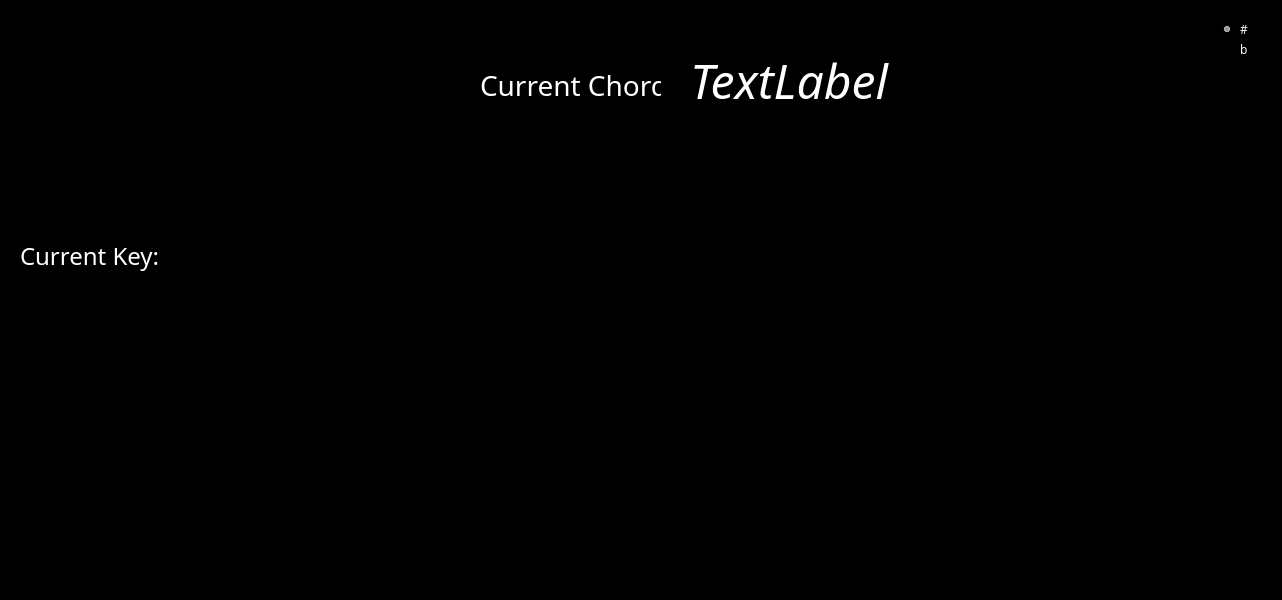
<?xml version="1.0" encoding="UTF-8"?>
<ui version="4.0">
 <class>MainWindow</class>
 <widget class="QMainWindow" name="MainWindow">
  <property name="geometry">
   <rect>
    <x>0</x>
    <y>0</y>
    <width>1282</width>
    <height>600</height>
   </rect>
  </property>
  <property name="windowTitle">
   <string>MainWindow</string>
  </property>
  <property name="styleSheet">
   <string notr="true">background-color:black</string>
  </property>
  <widget class="QWidget" name="centralwidget">
   <widget class="QLabel" name="label">
    <property name="geometry">
     <rect>
      <x>690</x>
      <y>-10</y>
      <width>301</width>
      <height>181</height>
     </rect>
    </property>
    <property name="font">
     <font>
      <family>Bodoni MT</family>
      <pointsize>36</pointsize>
      <italic>true</italic>
     </font>
    </property>
    <property name="styleSheet">
     <string notr="true">color:white</string>
    </property>
    <property name="text">
     <string>TextLabel</string>
    </property>
   </widget>
   <widget class="QRadioButton" name="radioButton">
    <property name="geometry">
     <rect>
      <x>1220</x>
      <y>20</y>
      <width>84</width>
      <height>19</height>
     </rect>
    </property>
    <property name="font">
     <font>
      <family>Bodoni MT</family>
     </font>
    </property>
    <property name="styleSheet">
     <string notr="true">color:white</string>
    </property>
    <property name="text">
     <string>#</string>
    </property>
    <property name="checked">
     <bool>true</bool>
    </property>
   </widget>
   <widget class="QRadioButton" name="radioButton_2">
    <property name="geometry">
     <rect>
      <x>1220</x>
      <y>40</y>
      <width>84</width>
      <height>19</height>
     </rect>
    </property>
    <property name="font">
     <font>
      <family>Bodoni MT</family>
     </font>
    </property>
    <property name="styleSheet">
     <string notr="true">color:white</string>
    </property>
    <property name="text">
     <string>b</string>
    </property>
   </widget>
   <widget class="QLabel" name="label_2">
    <property name="geometry">
     <rect>
      <x>210</x>
      <y>380</y>
      <width>51</width>
      <height>181</height>
     </rect>
    </property>
    <property name="text">
     <string/>
    </property>
    <property name="pixmap">
     <pixmap>key/key1_u.png</pixmap>
    </property>
    <property name="scaledContents">
     <bool>true</bool>
    </property>
    <property name="alignment">
     <set>Qt::AlignLeading|Qt::AlignLeft|Qt::AlignVCenter</set>
    </property>
   </widget>
   <widget class="Line" name="line">
    <property name="geometry">
     <rect>
      <x>10</x>
      <y>540</y>
      <width>151</width>
      <height>16</height>
     </rect>
    </property>
    <property name="orientation">
     <enum>Qt::Horizontal</enum>
    </property>
   </widget>
   <widget class="Line" name="line_2">
    <property name="geometry">
     <rect>
      <x>180</x>
      <y>280</y>
      <width>20</width>
      <height>271</height>
     </rect>
    </property>
    <property name="orientation">
     <enum>Qt::Vertical</enum>
    </property>
   </widget>
   <widget class="Line" name="line_3">
    <property name="geometry">
     <rect>
      <x>10</x>
      <y>270</y>
      <width>151</width>
      <height>16</height>
     </rect>
    </property>
    <property name="styleSheet">
     <string notr="true">color:white</string>
    </property>
    <property name="orientation">
     <enum>Qt::Horizontal</enum>
    </property>
   </widget>
   <widget class="Line" name="line_4">
    <property name="geometry">
     <rect>
      <x>0</x>
      <y>280</y>
      <width>20</width>
      <height>271</height>
     </rect>
    </property>
    <property name="orientation">
     <enum>Qt::Vertical</enum>
    </property>
   </widget>
   <widget class="Line" name="line_5">
    <property name="geometry">
     <rect>
      <x>680</x>
      <y>120</y>
      <width>281</width>
      <height>16</height>
     </rect>
    </property>
    <property name="orientation">
     <enum>Qt::Horizontal</enum>
    </property>
   </widget>
   <widget class="Line" name="line_6">
    <property name="geometry">
     <rect>
      <x>670</x>
      <y>40</y>
      <width>20</width>
      <height>91</height>
     </rect>
    </property>
    <property name="orientation">
     <enum>Qt::Vertical</enum>
    </property>
   </widget>
   <widget class="Line" name="line_7">
    <property name="geometry">
     <rect>
      <x>680</x>
      <y>30</y>
      <width>281</width>
      <height>16</height>
     </rect>
    </property>
    <property name="styleSheet">
     <string notr="true">color:white</string>
    </property>
    <property name="orientation">
     <enum>Qt::Horizontal</enum>
    </property>
   </widget>
   <widget class="Line" name="line_8">
    <property name="geometry">
     <rect>
      <x>950</x>
      <y>40</y>
      <width>20</width>
      <height>91</height>
     </rect>
    </property>
    <property name="orientation">
     <enum>Qt::Vertical</enum>
    </property>
   </widget>
   <widget class="QLabel" name="label_38">
    <property name="geometry">
     <rect>
      <x>480</x>
      <y>70</y>
      <width>181</width>
      <height>31</height>
     </rect>
    </property>
    <property name="font">
     <font>
      <family>Bodoni MT</family>
      <pointsize>21</pointsize>
     </font>
    </property>
    <property name="styleSheet">
     <string notr="true">color:white</string>
    </property>
    <property name="text">
     <string>Current Chord:</string>
    </property>
   </widget>
   <widget class="QLabel" name="label_39">
    <property name="geometry">
     <rect>
      <x>20</x>
      <y>240</y>
      <width>261</width>
      <height>31</height>
     </rect>
    </property>
    <property name="font">
     <font>
      <family>Bodoni MT</family>
      <pointsize>18</pointsize>
     </font>
    </property>
    <property name="styleSheet">
     <string notr="true">color:white</string>
    </property>
    <property name="text">
     <string>Current Key:</string>
    </property>
   </widget>
   <widget class="QLabel" name="label_3">
    <property name="geometry">
     <rect>
      <x>260</x>
      <y>380</y>
      <width>51</width>
      <height>181</height>
     </rect>
    </property>
    <property name="text">
     <string/>
    </property>
    <property name="pixmap">
     <pixmap>key/key2_u.png</pixmap>
    </property>
    <property name="scaledContents">
     <bool>true</bool>
    </property>
    <property name="alignment">
     <set>Qt::AlignLeading|Qt::AlignLeft|Qt::AlignVCenter</set>
    </property>
   </widget>
   <widget class="QLabel" name="label_4">
    <property name="geometry">
     <rect>
      <x>310</x>
      <y>380</y>
      <width>51</width>
      <height>181</height>
     </rect>
    </property>
    <property name="text">
     <string/>
    </property>
    <property name="pixmap">
     <pixmap>key/key3_u.png</pixmap>
    </property>
    <property name="scaledContents">
     <bool>true</bool>
    </property>
    <property name="alignment">
     <set>Qt::AlignLeading|Qt::AlignLeft|Qt::AlignVCenter</set>
    </property>
   </widget>
   <widget class="QLabel" name="label_5">
    <property name="geometry">
     <rect>
      <x>360</x>
      <y>380</y>
      <width>51</width>
      <height>181</height>
     </rect>
    </property>
    <property name="text">
     <string/>
    </property>
    <property name="pixmap">
     <pixmap>key/key1_u.png</pixmap>
    </property>
    <property name="scaledContents">
     <bool>true</bool>
    </property>
    <property name="alignment">
     <set>Qt::AlignLeading|Qt::AlignLeft|Qt::AlignVCenter</set>
    </property>
   </widget>
   <widget class="QLabel" name="label_6">
    <property name="geometry">
     <rect>
      <x>410</x>
      <y>380</y>
      <width>51</width>
      <height>181</height>
     </rect>
    </property>
    <property name="text">
     <string/>
    </property>
    <property name="pixmap">
     <pixmap>key/key2_u.png</pixmap>
    </property>
    <property name="scaledContents">
     <bool>true</bool>
    </property>
    <property name="alignment">
     <set>Qt::AlignLeading|Qt::AlignLeft|Qt::AlignVCenter</set>
    </property>
   </widget>
   <widget class="QLabel" name="label_7">
    <property name="geometry">
     <rect>
      <x>460</x>
      <y>380</y>
      <width>51</width>
      <height>181</height>
     </rect>
    </property>
    <property name="text">
     <string/>
    </property>
    <property name="pixmap">
     <pixmap>key/key2_u.png</pixmap>
    </property>
    <property name="scaledContents">
     <bool>true</bool>
    </property>
    <property name="alignment">
     <set>Qt::AlignLeading|Qt::AlignLeft|Qt::AlignVCenter</set>
    </property>
   </widget>
   <widget class="QLabel" name="label_8">
    <property name="geometry">
     <rect>
      <x>510</x>
      <y>380</y>
      <width>51</width>
      <height>181</height>
     </rect>
    </property>
    <property name="text">
     <string/>
    </property>
    <property name="pixmap">
     <pixmap>key/key3_u.png</pixmap>
    </property>
    <property name="scaledContents">
     <bool>true</bool>
    </property>
    <property name="alignment">
     <set>Qt::AlignLeading|Qt::AlignLeft|Qt::AlignVCenter</set>
    </property>
   </widget>
   <widget class="QLabel" name="label_9">
    <property name="geometry">
     <rect>
      <x>660</x>
      <y>380</y>
      <width>51</width>
      <height>181</height>
     </rect>
    </property>
    <property name="text">
     <string/>
    </property>
    <property name="pixmap">
     <pixmap>key/key3_u.png</pixmap>
    </property>
    <property name="scaledContents">
     <bool>true</bool>
    </property>
    <property name="alignment">
     <set>Qt::AlignLeading|Qt::AlignLeft|Qt::AlignVCenter</set>
    </property>
   </widget>
   <widget class="QLabel" name="label_10">
    <property name="geometry">
     <rect>
      <x>810</x>
      <y>380</y>
      <width>51</width>
      <height>181</height>
     </rect>
    </property>
    <property name="text">
     <string/>
    </property>
    <property name="pixmap">
     <pixmap>key/key2_u.png</pixmap>
    </property>
    <property name="scaledContents">
     <bool>true</bool>
    </property>
    <property name="alignment">
     <set>Qt::AlignLeading|Qt::AlignLeft|Qt::AlignVCenter</set>
    </property>
   </widget>
   <widget class="QLabel" name="label_11">
    <property name="geometry">
     <rect>
      <x>560</x>
      <y>380</y>
      <width>51</width>
      <height>181</height>
     </rect>
    </property>
    <property name="text">
     <string/>
    </property>
    <property name="pixmap">
     <pixmap>key/key1_u.png</pixmap>
    </property>
    <property name="scaledContents">
     <bool>true</bool>
    </property>
    <property name="alignment">
     <set>Qt::AlignLeading|Qt::AlignLeft|Qt::AlignVCenter</set>
    </property>
   </widget>
   <widget class="QLabel" name="label_12">
    <property name="geometry">
     <rect>
      <x>760</x>
      <y>380</y>
      <width>51</width>
      <height>181</height>
     </rect>
    </property>
    <property name="text">
     <string/>
    </property>
    <property name="pixmap">
     <pixmap>key/key2_u.png</pixmap>
    </property>
    <property name="scaledContents">
     <bool>true</bool>
    </property>
    <property name="alignment">
     <set>Qt::AlignLeading|Qt::AlignLeft|Qt::AlignVCenter</set>
    </property>
   </widget>
   <widget class="QLabel" name="label_13">
    <property name="geometry">
     <rect>
      <x>860</x>
      <y>380</y>
      <width>51</width>
      <height>181</height>
     </rect>
    </property>
    <property name="text">
     <string/>
    </property>
    <property name="pixmap">
     <pixmap>key/key3_u.png</pixmap>
    </property>
    <property name="scaledContents">
     <bool>true</bool>
    </property>
    <property name="alignment">
     <set>Qt::AlignLeading|Qt::AlignLeft|Qt::AlignVCenter</set>
    </property>
   </widget>
   <widget class="QLabel" name="label_14">
    <property name="geometry">
     <rect>
      <x>610</x>
      <y>380</y>
      <width>51</width>
      <height>181</height>
     </rect>
    </property>
    <property name="text">
     <string/>
    </property>
    <property name="pixmap">
     <pixmap>key/key2_u.png</pixmap>
    </property>
    <property name="scaledContents">
     <bool>true</bool>
    </property>
    <property name="alignment">
     <set>Qt::AlignLeading|Qt::AlignLeft|Qt::AlignVCenter</set>
    </property>
   </widget>
   <widget class="QLabel" name="label_15">
    <property name="geometry">
     <rect>
      <x>710</x>
      <y>380</y>
      <width>51</width>
      <height>181</height>
     </rect>
    </property>
    <property name="text">
     <string/>
    </property>
    <property name="pixmap">
     <pixmap>key/key1_u.png</pixmap>
    </property>
    <property name="scaledContents">
     <bool>true</bool>
    </property>
    <property name="alignment">
     <set>Qt::AlignLeading|Qt::AlignLeft|Qt::AlignVCenter</set>
    </property>
   </widget>
   <widget class="QLabel" name="label_16">
    <property name="geometry">
     <rect>
      <x>1160</x>
      <y>380</y>
      <width>51</width>
      <height>181</height>
     </rect>
    </property>
    <property name="text">
     <string/>
    </property>
    <property name="pixmap">
     <pixmap>key/key2_u.png</pixmap>
    </property>
    <property name="scaledContents">
     <bool>true</bool>
    </property>
    <property name="alignment">
     <set>Qt::AlignLeading|Qt::AlignLeft|Qt::AlignVCenter</set>
    </property>
   </widget>
   <widget class="QLabel" name="label_17">
    <property name="geometry">
     <rect>
      <x>1060</x>
      <y>380</y>
      <width>51</width>
      <height>181</height>
     </rect>
    </property>
    <property name="text">
     <string/>
    </property>
    <property name="pixmap">
     <pixmap>key/key1_u.png</pixmap>
    </property>
    <property name="scaledContents">
     <bool>true</bool>
    </property>
    <property name="alignment">
     <set>Qt::AlignLeading|Qt::AlignLeft|Qt::AlignVCenter</set>
    </property>
   </widget>
   <widget class="QLabel" name="label_18">
    <property name="geometry">
     <rect>
      <x>1210</x>
      <y>380</y>
      <width>51</width>
      <height>181</height>
     </rect>
    </property>
    <property name="text">
     <string/>
    </property>
    <property name="pixmap">
     <pixmap>key/key3_u.png</pixmap>
    </property>
    <property name="scaledContents">
     <bool>true</bool>
    </property>
    <property name="alignment">
     <set>Qt::AlignLeading|Qt::AlignLeft|Qt::AlignVCenter</set>
    </property>
   </widget>
   <widget class="QLabel" name="label_19">
    <property name="geometry">
     <rect>
      <x>910</x>
      <y>380</y>
      <width>51</width>
      <height>181</height>
     </rect>
    </property>
    <property name="text">
     <string/>
    </property>
    <property name="pixmap">
     <pixmap>key/key1_u.png</pixmap>
    </property>
    <property name="scaledContents">
     <bool>true</bool>
    </property>
    <property name="alignment">
     <set>Qt::AlignLeading|Qt::AlignLeft|Qt::AlignVCenter</set>
    </property>
   </widget>
   <widget class="QLabel" name="label_20">
    <property name="geometry">
     <rect>
      <x>1010</x>
      <y>380</y>
      <width>51</width>
      <height>181</height>
     </rect>
    </property>
    <property name="text">
     <string/>
    </property>
    <property name="pixmap">
     <pixmap>key/key3_u.png</pixmap>
    </property>
    <property name="scaledContents">
     <bool>true</bool>
    </property>
    <property name="alignment">
     <set>Qt::AlignLeading|Qt::AlignLeft|Qt::AlignVCenter</set>
    </property>
   </widget>
   <widget class="QLabel" name="label_21">
    <property name="geometry">
     <rect>
      <x>1110</x>
      <y>380</y>
      <width>51</width>
      <height>181</height>
     </rect>
    </property>
    <property name="text">
     <string/>
    </property>
    <property name="pixmap">
     <pixmap>key/key2_u.png</pixmap>
    </property>
    <property name="scaledContents">
     <bool>true</bool>
    </property>
    <property name="alignment">
     <set>Qt::AlignLeading|Qt::AlignLeft|Qt::AlignVCenter</set>
    </property>
   </widget>
   <widget class="QLabel" name="label_22">
    <property name="geometry">
     <rect>
      <x>960</x>
      <y>380</y>
      <width>51</width>
      <height>181</height>
     </rect>
    </property>
    <property name="text">
     <string/>
    </property>
    <property name="pixmap">
     <pixmap>key/key2_u.png</pixmap>
    </property>
    <property name="scaledContents">
     <bool>true</bool>
    </property>
    <property name="alignment">
     <set>Qt::AlignLeading|Qt::AlignLeft|Qt::AlignVCenter</set>
    </property>
   </widget>
   <widget class="QLabel" name="label_23">
    <property name="geometry">
     <rect>
      <x>250</x>
      <y>380</y>
      <width>21</width>
      <height>101</height>
     </rect>
    </property>
    <property name="text">
     <string/>
    </property>
    <property name="pixmap">
     <pixmap>key/keyb_u.png</pixmap>
    </property>
    <property name="scaledContents">
     <bool>true</bool>
    </property>
    <property name="alignment">
     <set>Qt::AlignLeading|Qt::AlignLeft|Qt::AlignVCenter</set>
    </property>
   </widget>
   <widget class="QLabel" name="label_24">
    <property name="geometry">
     <rect>
      <x>300</x>
      <y>380</y>
      <width>21</width>
      <height>101</height>
     </rect>
    </property>
    <property name="text">
     <string/>
    </property>
    <property name="pixmap">
     <pixmap>key/keyb_u.png</pixmap>
    </property>
    <property name="scaledContents">
     <bool>true</bool>
    </property>
    <property name="alignment">
     <set>Qt::AlignLeading|Qt::AlignLeft|Qt::AlignVCenter</set>
    </property>
   </widget>
   <widget class="QLabel" name="label_25">
    <property name="geometry">
     <rect>
      <x>400</x>
      <y>380</y>
      <width>21</width>
      <height>101</height>
     </rect>
    </property>
    <property name="text">
     <string/>
    </property>
    <property name="pixmap">
     <pixmap>key/keyb_u.png</pixmap>
    </property>
    <property name="scaledContents">
     <bool>true</bool>
    </property>
    <property name="alignment">
     <set>Qt::AlignLeading|Qt::AlignLeft|Qt::AlignVCenter</set>
    </property>
   </widget>
   <widget class="QLabel" name="label_26">
    <property name="geometry">
     <rect>
      <x>450</x>
      <y>380</y>
      <width>21</width>
      <height>101</height>
     </rect>
    </property>
    <property name="text">
     <string/>
    </property>
    <property name="pixmap">
     <pixmap>key/keyb_u.png</pixmap>
    </property>
    <property name="scaledContents">
     <bool>true</bool>
    </property>
    <property name="alignment">
     <set>Qt::AlignLeading|Qt::AlignLeft|Qt::AlignVCenter</set>
    </property>
   </widget>
   <widget class="QLabel" name="label_27">
    <property name="geometry">
     <rect>
      <x>500</x>
      <y>380</y>
      <width>21</width>
      <height>101</height>
     </rect>
    </property>
    <property name="text">
     <string/>
    </property>
    <property name="pixmap">
     <pixmap>key/keyb_u.png</pixmap>
    </property>
    <property name="scaledContents">
     <bool>true</bool>
    </property>
    <property name="alignment">
     <set>Qt::AlignLeading|Qt::AlignLeft|Qt::AlignVCenter</set>
    </property>
   </widget>
   <widget class="QLabel" name="label_28">
    <property name="geometry">
     <rect>
      <x>800</x>
      <y>380</y>
      <width>21</width>
      <height>101</height>
     </rect>
    </property>
    <property name="text">
     <string/>
    </property>
    <property name="pixmap">
     <pixmap>key/keyb_u.png</pixmap>
    </property>
    <property name="scaledContents">
     <bool>true</bool>
    </property>
    <property name="alignment">
     <set>Qt::AlignLeading|Qt::AlignLeft|Qt::AlignVCenter</set>
    </property>
   </widget>
   <widget class="QLabel" name="label_29">
    <property name="geometry">
     <rect>
      <x>650</x>
      <y>380</y>
      <width>21</width>
      <height>101</height>
     </rect>
    </property>
    <property name="text">
     <string/>
    </property>
    <property name="pixmap">
     <pixmap>key/keyb_u.png</pixmap>
    </property>
    <property name="scaledContents">
     <bool>true</bool>
    </property>
    <property name="alignment">
     <set>Qt::AlignLeading|Qt::AlignLeft|Qt::AlignVCenter</set>
    </property>
   </widget>
   <widget class="QLabel" name="label_30">
    <property name="geometry">
     <rect>
      <x>600</x>
      <y>380</y>
      <width>21</width>
      <height>101</height>
     </rect>
    </property>
    <property name="text">
     <string/>
    </property>
    <property name="pixmap">
     <pixmap>key/keyb_u.png</pixmap>
    </property>
    <property name="scaledContents">
     <bool>true</bool>
    </property>
    <property name="alignment">
     <set>Qt::AlignLeading|Qt::AlignLeft|Qt::AlignVCenter</set>
    </property>
   </widget>
   <widget class="QLabel" name="label_31">
    <property name="geometry">
     <rect>
      <x>750</x>
      <y>380</y>
      <width>21</width>
      <height>101</height>
     </rect>
    </property>
    <property name="text">
     <string/>
    </property>
    <property name="pixmap">
     <pixmap>key/keyb_u.png</pixmap>
    </property>
    <property name="scaledContents">
     <bool>true</bool>
    </property>
    <property name="alignment">
     <set>Qt::AlignLeading|Qt::AlignLeft|Qt::AlignVCenter</set>
    </property>
   </widget>
   <widget class="QLabel" name="label_32">
    <property name="geometry">
     <rect>
      <x>850</x>
      <y>380</y>
      <width>21</width>
      <height>101</height>
     </rect>
    </property>
    <property name="text">
     <string/>
    </property>
    <property name="pixmap">
     <pixmap>key/keyb_u.png</pixmap>
    </property>
    <property name="scaledContents">
     <bool>true</bool>
    </property>
    <property name="alignment">
     <set>Qt::AlignLeading|Qt::AlignLeft|Qt::AlignVCenter</set>
    </property>
   </widget>
   <widget class="QLabel" name="label_33">
    <property name="geometry">
     <rect>
      <x>1150</x>
      <y>380</y>
      <width>21</width>
      <height>101</height>
     </rect>
    </property>
    <property name="text">
     <string/>
    </property>
    <property name="pixmap">
     <pixmap>key/keyb_u.png</pixmap>
    </property>
    <property name="scaledContents">
     <bool>true</bool>
    </property>
    <property name="alignment">
     <set>Qt::AlignLeading|Qt::AlignLeft|Qt::AlignVCenter</set>
    </property>
   </widget>
   <widget class="QLabel" name="label_34">
    <property name="geometry">
     <rect>
      <x>1000</x>
      <y>380</y>
      <width>21</width>
      <height>101</height>
     </rect>
    </property>
    <property name="text">
     <string/>
    </property>
    <property name="pixmap">
     <pixmap>key/keyb_u.png</pixmap>
    </property>
    <property name="scaledContents">
     <bool>true</bool>
    </property>
    <property name="alignment">
     <set>Qt::AlignLeading|Qt::AlignLeft|Qt::AlignVCenter</set>
    </property>
   </widget>
   <widget class="QLabel" name="label_35">
    <property name="geometry">
     <rect>
      <x>950</x>
      <y>380</y>
      <width>21</width>
      <height>101</height>
     </rect>
    </property>
    <property name="text">
     <string/>
    </property>
    <property name="pixmap">
     <pixmap>key/keyb_u.png</pixmap>
    </property>
    <property name="scaledContents">
     <bool>true</bool>
    </property>
    <property name="alignment">
     <set>Qt::AlignLeading|Qt::AlignLeft|Qt::AlignVCenter</set>
    </property>
   </widget>
   <widget class="QLabel" name="label_36">
    <property name="geometry">
     <rect>
      <x>1100</x>
      <y>380</y>
      <width>21</width>
      <height>101</height>
     </rect>
    </property>
    <property name="text">
     <string/>
    </property>
    <property name="pixmap">
     <pixmap>key/keyb_u.png</pixmap>
    </property>
    <property name="scaledContents">
     <bool>true</bool>
    </property>
    <property name="alignment">
     <set>Qt::AlignLeading|Qt::AlignLeft|Qt::AlignVCenter</set>
    </property>
   </widget>
   <widget class="QLabel" name="label_37">
    <property name="geometry">
     <rect>
      <x>1200</x>
      <y>380</y>
      <width>21</width>
      <height>101</height>
     </rect>
    </property>
    <property name="text">
     <string/>
    </property>
    <property name="pixmap">
     <pixmap>key/keyb_u.png</pixmap>
    </property>
    <property name="scaledContents">
     <bool>true</bool>
    </property>
    <property name="alignment">
     <set>Qt::AlignLeading|Qt::AlignLeft|Qt::AlignVCenter</set>
    </property>
   </widget>
  </widget>
  <widget class="QMenuBar" name="menubar">
   <property name="geometry">
    <rect>
     <x>0</x>
     <y>0</y>
     <width>1282</width>
     <height>20</height>
    </rect>
   </property>
  </widget>
  <widget class="QStatusBar" name="statusbar"/>
 </widget>
 <resources/>
 <connections/>
</ui>
